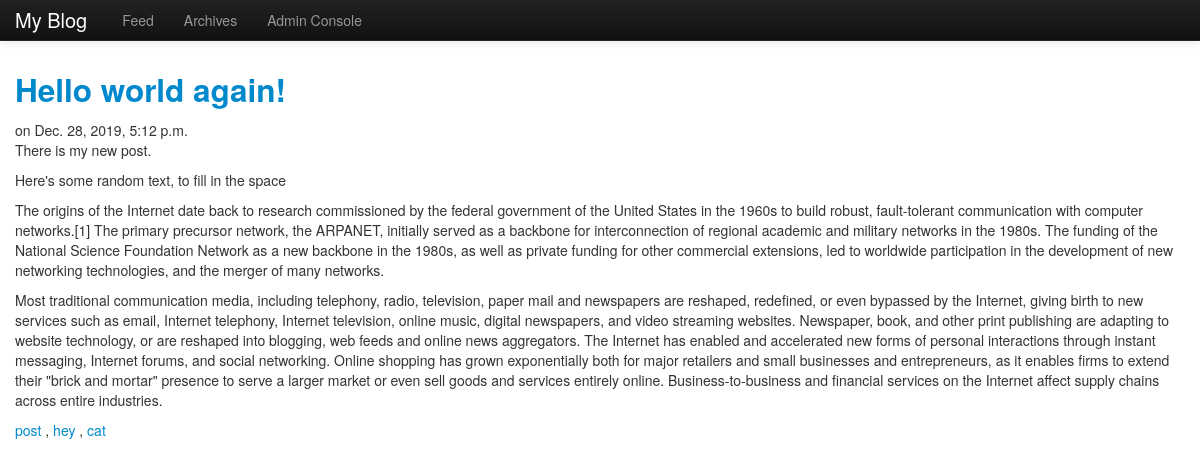
The app's page /blog/4 with its own data.
### blog/models.py (models this page shows, shortened)
class Post(models.Model):
    title = models.CharField(max_length = 88)
    body = models.TextField()
    created = models.DateTimeField()
    tags = TaggableManager()

### blog/templates/post.html
{% extends "base.html" %}
{% block content %}
<h2><a href="/blog/{{post.id}}">{{ post.title }}</a></h2>
<div class="post_meta">
        on {{ post.created }}
</div>
<div class="post_body">
        {{ post.body|safe|linebreaks }}
</div>
<div class = "tags">
        {% for tag in post.tags.all %}
        <a href="/blog/tag/{{tag}}">{{tag}}</a>
        {% if not forloop.last %}, {% endif %}
        {% endfor %}
</div>
{% endblock %}

### blog/templates/base.html (style rules this page uses)
body { padding-top: 60px; }

### records on screen
Post: title "Hello world again!", created "Dec. 28, 2019, 5:12 p.m.", body "There is my new post. Here's some random text, to fill in the space The origins of the Internet date back to research commissioned by the federal government of the United States in the 1960s to build robust, fault-tolerant communication with computer networks.[1] The primary precursor network, the ARPANET, initially served as a backbone for interconnection of regional academic and military networks in the 1980s. The funding of the National Science Foundation Network as a new backbone in the 1980s, as well as private funding for other commercial extensions, led to worldwide participation in the development of new networking technologies, and the merger of many networks. Most traditional…"
Tag: name "post"
Tag: name "hey"
Tag: name "cat"
